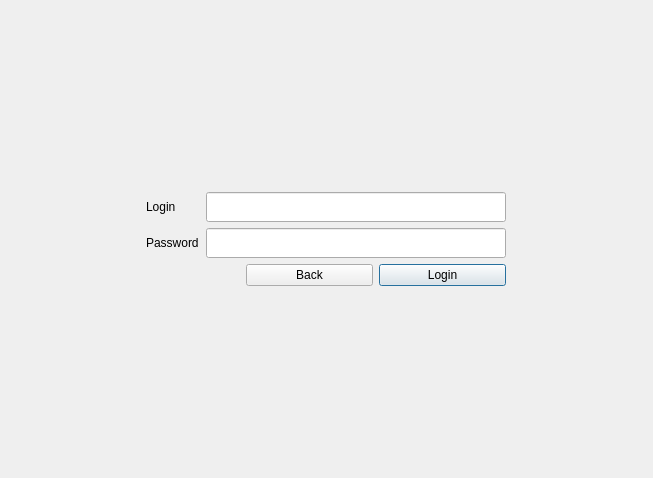
<?xml version="1.0" encoding="UTF-8"?>
<ui version="4.0">
 <class>Login</class>
 <widget class="QDialog" name="Login">
  <property name="geometry">
   <rect>
    <x>0</x>
    <y>0</y>
    <width>653</width>
    <height>478</height>
   </rect>
  </property>
  <property name="sizePolicy">
   <sizepolicy hsizetype="Maximum" vsizetype="Maximum">
    <horstretch>0</horstretch>
    <verstretch>0</verstretch>
   </sizepolicy>
  </property>
  <property name="windowTitle">
   <string>Dialog</string>
  </property>
  <layout class="QGridLayout" name="gridLayout_2">
   <item row="0" column="0">
    <layout class="QGridLayout" name="gridLayout">
     <property name="leftMargin">
      <number>20</number>
     </property>
     <property name="topMargin">
      <number>20</number>
     </property>
     <property name="rightMargin">
      <number>20</number>
     </property>
     <property name="bottomMargin">
      <number>20</number>
     </property>
     <item row="1" column="0">
      <layout class="QHBoxLayout" name="horizontalLayout_4">
       <property name="spacing">
        <number>0</number>
       </property>
       <property name="leftMargin">
        <number>100</number>
       </property>
       <property name="rightMargin">
        <number>100</number>
       </property>
       <item>
        <widget class="QLabel" name="password">
         <property name="minimumSize">
          <size>
           <width>60</width>
           <height>30</height>
          </size>
         </property>
         <property name="maximumSize">
          <size>
           <width>60</width>
           <height>30</height>
          </size>
         </property>
         <property name="text">
          <string>Password</string>
         </property>
        </widget>
       </item>
       <item>
        <widget class="QLineEdit" name="l_password">
         <property name="minimumSize">
          <size>
           <width>300</width>
           <height>30</height>
          </size>
         </property>
         <property name="maximumSize">
          <size>
           <width>300</width>
           <height>30</height>
          </size>
         </property>
         <property name="echoMode">
          <enum>QLineEdit::Password</enum>
         </property>
        </widget>
       </item>
      </layout>
     </item>
     <item row="0" column="0">
      <layout class="QHBoxLayout" name="horizontalLayout_3">
       <property name="spacing">
        <number>0</number>
       </property>
       <property name="sizeConstraint">
        <enum>QLayout::SetNoConstraint</enum>
       </property>
       <property name="leftMargin">
        <number>100</number>
       </property>
       <property name="rightMargin">
        <number>100</number>
       </property>
       <item>
        <widget class="QLabel" name="login">
         <property name="minimumSize">
          <size>
           <width>60</width>
           <height>30</height>
          </size>
         </property>
         <property name="maximumSize">
          <size>
           <width>60</width>
           <height>30</height>
          </size>
         </property>
         <property name="text">
          <string>Login</string>
         </property>
        </widget>
       </item>
       <item>
        <widget class="QLineEdit" name="l_login">
         <property name="minimumSize">
          <size>
           <width>300</width>
           <height>30</height>
          </size>
         </property>
         <property name="maximumSize">
          <size>
           <width>300</width>
           <height>30</height>
          </size>
         </property>
        </widget>
       </item>
      </layout>
     </item>
     <item row="2" column="0">
      <layout class="QHBoxLayout" name="horizontalLayout">
       <property name="leftMargin">
        <number>200</number>
       </property>
       <property name="topMargin">
        <number>0</number>
       </property>
       <property name="rightMargin">
        <number>100</number>
       </property>
       <property name="bottomMargin">
        <number>0</number>
       </property>
       <item>
        <widget class="QPushButton" name="Back_btn">
         <property name="text">
          <string>Back</string>
         </property>
        </widget>
       </item>
       <item>
        <widget class="QPushButton" name="Login_btn">
         <property name="text">
          <string>Login</string>
         </property>
         <property name="default">
          <bool>true</bool>
         </property>
         <property name="flat">
          <bool>false</bool>
         </property>
        </widget>
       </item>
      </layout>
     </item>
    </layout>
   </item>
  </layout>
 </widget>
 <resources/>
 <connections/>
</ui>
